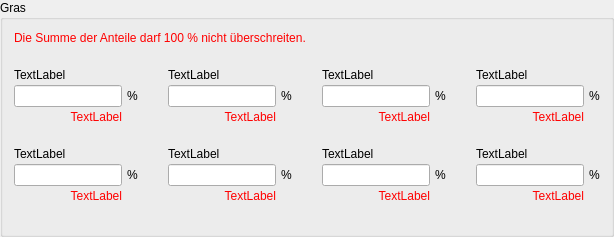
            <widget class="QgsCollapsibleGroupBox" name="mGroupBox_3">
             <property name="title">
              <string>Gras</string>
             </property>
             <property name="collapsed">
              <bool>true</bool>
             </property>
             <layout class="QGridLayout" name="gridLayout_36">
              <property name="horizontalSpacing">
               <number>5</number>
              </property>
              <property name="verticalSpacing">
               <number>3</number>
              </property>
              <item row="16" column="1">
               <widget class="QLabel" name="label_21">
                <property name="text">
                 <string>%</string>
                </property>
               </widget>
              </item>
              <item row="16" column="10">
               <widget class="QLabel" name="label_24">
                <property name="text">
                 <string>%</string>
                </property>
               </widget>
              </item>
              <item row="16" column="0">
               <widget class="QLineEdit" name="weiserpflanzenpfeifengras">
                <property name="alignment">
                 <set>Qt::AlignRight|Qt::AlignTrailing|Qt::AlignVCenter</set>
                </property>
               </widget>
              </item>
              <item row="3" column="1">
               <widget class="QLabel" name="label_17">
                <property name="text">
                 <string>%</string>
                </property>
               </widget>
              </item>
              <item row="16" column="4">
               <widget class="QLabel" name="label_22">
                <property name="text">
                 <string>%</string>
                </property>
               </widget>
              </item>
              <item row="16" column="3">
               <widget class="QLineEdit" name="weiserpflanzensandrohr">
                <property name="alignment">
                 <set>Qt::AlignRight|Qt::AlignTrailing|Qt::AlignVCenter</set>
                </property>
               </widget>
              </item>
              <item row="4" column="6">
               <widget class="QLabel" name="weiserpflanzenhainrispengrasError">
                <property name="styleSheet">
                 <string notr="true">color:red</string>
                </property>
                <property name="text">
                 <string>TextLabel</string>
                </property>
                <property name="alignment">
                 <set>Qt::AlignRight|Qt::AlignTrailing|Qt::AlignVCenter</set>
                </property>
               </widget>
              </item>
              <item row="14" column="0">
               <spacer name="verticalSpacer_55">
                <property name="orientation">
                 <enum>Qt::Vertical</enum>
                </property>
                <property name="sizeType">
                 <enum>QSizePolicy::Fixed</enum>
                </property>
                <property name="sizeHint" stdset="0">
                 <size>
                  <width>20</width>
                  <height>20</height>
                 </size>
                </property>
               </spacer>
              </item>
              <item row="15" column="3">
               <widget class="QLabel" name="weiserpflanzensandrohrLabel">
                <property name="text">
                 <string>TextLabel</string>
                </property>
               </widget>
              </item>
              <item row="15" column="0">
               <widget class="QLabel" name="weiserpflanzenpfeifengrasLabel">
                <property name="text">
                 <string>TextLabel</string>
                </property>
               </widget>
              </item>
              <item row="15" column="6">
               <widget class="QLabel" name="weiserpflanzenwaldzwenkeLabel">
                <property name="text">
                 <string>TextLabel</string>
                </property>
               </widget>
              </item>
              <item row="3" column="5">
               <spacer name="horizontalSpacer_15">
                <property name="orientation">
                 <enum>Qt::Horizontal</enum>
                </property>
                <property name="sizeType">
                 <enum>QSizePolicy::Fixed</enum>
                </property>
                <property name="sizeHint" stdset="0">
                 <size>
                  <width>20</width>
                  <height>20</height>
                 </size>
                </property>
               </spacer>
              </item>
              <item row="17" column="0">
               <widget class="QLabel" name="weiserpflanzenpfeifengrasError">
                <property name="styleSheet">
                 <string notr="true">color:red</string>
                </property>
                <property name="text">
                 <string>TextLabel</string>
                </property>
                <property name="alignment">
                 <set>Qt::AlignRight|Qt::AlignTrailing|Qt::AlignVCenter</set>
                </property>
               </widget>
              </item>
              <item row="3" column="6">
               <widget class="QLineEdit" name="weiserpflanzenhainrispengras">
                <property name="alignment">
                 <set>Qt::AlignRight|Qt::AlignTrailing|Qt::AlignVCenter</set>
                </property>
               </widget>
              </item>
              <item row="21" column="0">
               <spacer name="verticalSpacer_57">
                <property name="orientation">
                 <enum>Qt::Vertical</enum>
                </property>
                <property name="sizeType">
                 <enum>QSizePolicy::Fixed</enum>
                </property>
                <property name="sizeHint" stdset="0">
                 <size>
                  <width>20</width>
                  <height>20</height>
                 </size>
                </property>
               </spacer>
              </item>
              <item row="3" column="7">
               <widget class="QLabel" name="label_19">
                <property name="text">
                 <string>%</string>
                </property>
               </widget>
              </item>
              <item row="4" column="3">
               <widget class="QLabel" name="weiserpflanzenflaterbinseError">
                <property name="styleSheet">
                 <string notr="true">color:red</string>
                </property>
                <property name="text">
                 <string>TextLabel</string>
                </property>
                <property name="alignment">
                 <set>Qt::AlignRight|Qt::AlignTrailing|Qt::AlignVCenter</set>
                </property>
               </widget>
              </item>
              <item row="1" column="0">
               <spacer name="verticalSpacer_52">
                <property name="orientation">
                 <enum>Qt::Vertical</enum>
                </property>
                <property name="sizeType">
                 <enum>QSizePolicy::Fixed</enum>
                </property>
                <property name="sizeHint" stdset="0">
                 <size>
                  <width>20</width>
                  <height>20</height>
                 </size>
                </property>
               </spacer>
              </item>
              <item row="17" column="6">
               <widget class="QLabel" name="weiserpflanzenwaldzwenkeError">
                <property name="styleSheet">
                 <string notr="true">color:red</string>
                </property>
                <property name="text">
                 <string>TextLabel</string>
                </property>
                <property name="alignment">
                 <set>Qt::AlignRight|Qt::AlignTrailing|Qt::AlignVCenter</set>
                </property>
               </widget>
              </item>
              <item row="3" column="4">
               <widget class="QLabel" name="label_18">
                <property name="text">
                 <string>%</string>
                </property>
               </widget>
              </item>
              <item row="3" column="3">
               <widget class="QLineEdit" name="weiserpflanzenflaterbinse"/>
              </item>
              <item row="4" column="9">
               <widget class="QLabel" name="weiserpflanzenperlgrasError">
                <property name="styleSheet">
                 <string notr="true">color:red</string>
                </property>
                <property name="text">
                 <string>TextLabel</string>
                </property>
                <property name="alignment">
                 <set>Qt::AlignRight|Qt::AlignTrailing|Qt::AlignVCenter</set>
                </property>
               </widget>
              </item>
              <item row="3" column="9">
               <widget class="QLineEdit" name="weiserpflanzenperlgras">
                <property name="alignment">
                 <set>Qt::AlignRight|Qt::AlignTrailing|Qt::AlignVCenter</set>
                </property>
               </widget>
              </item>
              <item row="3" column="8">
               <spacer name="horizontalSpacer_16">
                <property name="orientation">
                 <enum>Qt::Horizontal</enum>
                </property>
                <property name="sizeType">
                 <enum>QSizePolicy::Fixed</enum>
                </property>
                <property name="sizeHint" stdset="0">
                 <size>
                  <width>20</width>
                  <height>20</height>
                 </size>
                </property>
               </spacer>
              </item>
              <item row="4" column="0">
               <widget class="QLabel" name="weiserpflanzendrahtschmieleError">
                <property name="styleSheet">
                 <string notr="true">color:red</string>
                </property>
                <property name="text">
                 <string>TextLabel</string>
                </property>
                <property name="alignment">
                 <set>Qt::AlignRight|Qt::AlignTrailing|Qt::AlignVCenter</set>
                </property>
               </widget>
              </item>
              <item row="16" column="7">
               <widget class="QLabel" name="label_23">
                <property name="text">
                 <string>%</string>
                </property>
               </widget>
              </item>
              <item row="17" column="3">
               <widget class="QLabel" name="weiserpflanzensandrohrError">
                <property name="styleSheet">
                 <string notr="true">color:red</string>
                </property>
                <property name="text">
                 <string>TextLabel</string>
                </property>
                <property name="alignment">
                 <set>Qt::AlignRight|Qt::AlignTrailing|Qt::AlignVCenter</set>
                </property>
               </widget>
              </item>
              <item row="2" column="9">
               <widget class="QLabel" name="weiserpflanzenperlgrasLabel">
                <property name="text">
                 <string>TextLabel</string>
                </property>
               </widget>
              </item>
              <item row="3" column="10">
               <widget class="QLabel" name="label_20">
                <property name="text">
                 <string>%</string>
                </property>
               </widget>
              </item>
              <item row="3" column="0">
               <widget class="QLineEdit" name="weiserpflanzendrahtschmiele">
                <property name="alignment">
                 <set>Qt::AlignRight|Qt::AlignTrailing|Qt::AlignVCenter</set>
                </property>
               </widget>
              </item>
              <item row="16" column="6">
               <widget class="QLineEdit" name="weiserpflanzenwaldzwenke">
                <property name="alignment">
                 <set>Qt::AlignRight|Qt::AlignTrailing|Qt::AlignVCenter</set>
                </property>
               </widget>
              </item>
              <item row="15" column="9">
               <widget class="QLabel" name="weiserpflanzenwinkelseggeLabel">
                <property name="text">
                 <string>TextLabel</string>
                </property>
               </widget>
              </item>
              <item row="2" column="0">
               <widget class="QLabel" name="weiserpflanzendrahtschmieleLabel">
                <property name="text">
                 <string>TextLabel</string>
                </property>
               </widget>
              </item>
              <item row="16" column="9">
               <widget class="QLineEdit" name="weiserpflanzenwinkelsegge">
                <property name="alignment">
                 <set>Qt::AlignRight|Qt::AlignTrailing|Qt::AlignVCenter</set>
                </property>
               </widget>
              </item>
              <item row="2" column="3">
               <widget class="QLabel" name="weiserpflanzenflaterbinseLabel">
                <property name="text">
                 <string>TextLabel</string>
                </property>
               </widget>
              </item>
              <item row="2" column="6">
               <widget class="QLabel" name="weiserpflanzenhainrispengrasLabel">
                <property name="text">
                 <string>TextLabel</string>
                </property>
               </widget>
              </item>
              <item row="0" column="0" colspan="10">
               <widget class="QLabel" name="grassError">
                <property name="styleSheet">
                 <string notr="true">color:red</string>
                </property>
                <property name="text">
                 <string>Die Summe der Anteile darf 100 % nicht überschreiten.</string>
                </property>
               </widget>
              </item>
              <item row="3" column="2">
               <spacer name="horizontalSpacer_10">
                <property name="orientation">
                 <enum>Qt::Horizontal</enum>
                </property>
                <property name="sizeType">
                 <enum>QSizePolicy::Fixed</enum>
                </property>
                <property name="sizeHint" stdset="0">
                 <size>
                  <width>20</width>
                  <height>20</height>
                 </size>
                </property>
               </spacer>
              </item>
              <item row="17" column="9">
               <widget class="QLabel" name="weiserpflanzenwinkelseggeError">
                <property name="styleSheet">
                 <string notr="true">color:red</string>
                </property>
                <property name="text">
                 <string>TextLabel</string>
                </property>
                <property name="alignment">
                 <set>Qt::AlignRight|Qt::AlignTrailing|Qt::AlignVCenter</set>
                </property>
               </widget>
              </item>
             </layout>
            </widget>
